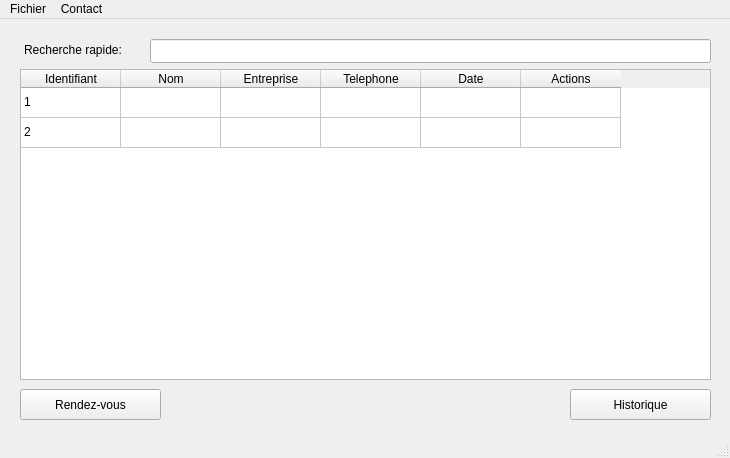
<?xml version="1.0" encoding="UTF-8"?>
<ui version="4.0">
 <class>MainWindow</class>
 <widget class="QMainWindow" name="MainWindow">
  <property name="geometry">
   <rect>
    <x>0</x>
    <y>0</y>
    <width>730</width>
    <height>458</height>
   </rect>
  </property>
  <property name="minimumSize">
   <size>
    <width>730</width>
    <height>458</height>
   </size>
  </property>
  <property name="maximumSize">
   <size>
    <width>730</width>
    <height>458</height>
   </size>
  </property>
  <property name="windowTitle">
   <string>MainWindow</string>
  </property>
  <widget class="QWidget" name="centralwidget">
   <widget class="QTableWidget" name="tableWidget">
    <property name="geometry">
     <rect>
      <x>20</x>
      <y>50</y>
      <width>691</width>
      <height>311</height>
     </rect>
    </property>
    <property name="gridStyle">
     <enum>Qt::SolidLine</enum>
    </property>
    <property name="sortingEnabled">
     <bool>true</bool>
    </property>
    <attribute name="horizontalHeaderVisible">
     <bool>true</bool>
    </attribute>
    <attribute name="verticalHeaderVisible">
     <bool>false</bool>
    </attribute>
    <row>
     <property name="text">
      <string>1</string>
     </property>
    </row>
    <row>
     <property name="text">
      <string>2</string>
     </property>
    </row>
    <column>
     <property name="text">
      <string>Identifiant</string>
     </property>
    </column>
    <column>
     <property name="text">
      <string>Nom</string>
     </property>
    </column>
    <column>
     <property name="text">
      <string>Entreprise</string>
     </property>
    </column>
    <column>
     <property name="text">
      <string>Telephone</string>
     </property>
    </column>
    <column>
     <property name="text">
      <string>Date</string>
     </property>
    </column>
    <column>
     <property name="text">
      <string>Actions</string>
     </property>
    </column>
    <item row="0" column="0">
     <property name="text">
      <string>1</string>
     </property>
    </item>
    <item row="0" column="1">
     <property name="text">
      <string/>
     </property>
    </item>
    <item row="0" column="2">
     <property name="text">
      <string/>
     </property>
    </item>
    <item row="0" column="3">
     <property name="text">
      <string/>
     </property>
    </item>
    <item row="0" column="4">
     <property name="text">
      <string/>
     </property>
    </item>
    <item row="1" column="0">
     <property name="text">
      <string>2</string>
     </property>
    </item>
    <item row="1" column="1">
     <property name="text">
      <string/>
     </property>
    </item>
    <item row="1" column="2">
     <property name="text">
      <string/>
     </property>
    </item>
    <item row="1" column="3">
     <property name="text">
      <string/>
     </property>
    </item>
    <item row="1" column="4">
     <property name="text">
      <string/>
     </property>
    </item>
   </widget>
   <widget class="QLineEdit" name="lineEdit">
    <property name="geometry">
     <rect>
      <x>150</x>
      <y>20</y>
      <width>561</width>
      <height>24</height>
     </rect>
    </property>
   </widget>
   <widget class="QLabel" name="label">
    <property name="geometry">
     <rect>
      <x>24</x>
      <y>20</y>
      <width>121</width>
      <height>21</height>
     </rect>
    </property>
    <property name="text">
     <string>Recherche rapide: </string>
    </property>
   </widget>
   <widget class="QPushButton" name="historyButton">
    <property name="geometry">
     <rect>
      <x>570</x>
      <y>370</y>
      <width>141</width>
      <height>31</height>
     </rect>
    </property>
    <property name="text">
     <string>Historique</string>
    </property>
   </widget>
   <widget class="QPushButton" name="todoButton">
    <property name="geometry">
     <rect>
      <x>20</x>
      <y>370</y>
      <width>141</width>
      <height>31</height>
     </rect>
    </property>
    <property name="text">
     <string>Rendez-vous</string>
    </property>
   </widget>
  </widget>
  <widget class="QMenuBar" name="menubar">
   <property name="geometry">
    <rect>
     <x>0</x>
     <y>0</y>
     <width>730</width>
     <height>25</height>
    </rect>
   </property>
   <widget class="QMenu" name="menuContact">
    <property name="title">
     <string>Fichier</string>
    </property>
    <addaction name="actionImportation"/>
    <addaction name="actionExport"/>
    <addaction name="separator"/>
    <addaction name="actionClose"/>
    <addaction name="separator"/>
   </widget>
   <widget class="QMenu" name="menuContact_2">
    <property name="title">
     <string>Contact</string>
    </property>
    <addaction name="actionAddContact"/>
    <addaction name="actionStats"/>
   </widget>
   <addaction name="menuContact"/>
   <addaction name="menuContact_2"/>
  </widget>
  <widget class="QStatusBar" name="statusbar"/>
  <action name="actionExport">
   <property name="text">
    <string>Exportation</string>
   </property>
  </action>
  <action name="actionClose">
   <property name="text">
    <string>Fermer</string>
   </property>
  </action>
  <action name="actionAddContact">
   <property name="text">
    <string>Ajouter</string>
   </property>
  </action>
  <action name="actionStats">
   <property name="text">
    <string>Statistiques</string>
   </property>
  </action>
  <action name="actionImportation">
   <property name="text">
    <string>Importation</string>
   </property>
  </action>
 </widget>
 <resources/>
 <connections/>
</ui>
